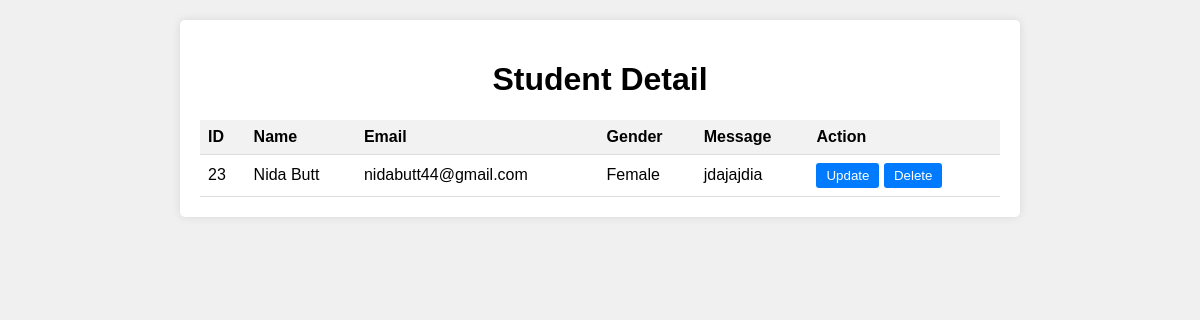
Screenshot of /djangoform/student/23/ with the database file from the repository.
### djangoforms/models.py (models this page shows, shortened)
class Student(models.Model):
    name = models.CharField(max_length=50)
    email = models.EmailField(max_length=254, unique=True)
    gender = models.CharField(max_length=50)
    message = models.TextField(null=True, blank=True)
    class Meta:
        verbose_name = ("Student")
        verbose_name_plural = ("Students")

### djangoforms/views.py (the view)
# urls.py: path('student/<int:id>/',student_detail, name='student_detail'),
def student_detail(request, id):
    student = Student.objects.get(id=id)
    context = {
        'student' : student
    }
    return render(request, 'studentdetail.html', context=context)

### djangoforms/templates/studentdetail.html (shortened to what this page needs)
<!DOCTYPE html>
<html lang="en">
<head>
    {% load static %}
    <link rel="stylesheet" type="text/css" href="{% static 'css/studentdata.css' %}">
</head>
<body>
    <div class="container">
        <h1>Student Detail</h1>
        <table>
            <thead>
                <tr>
                    <th>ID</th>
                    <th>Name</th>
                    <th>Email</th>
                    <th>Gender</th>
                    <th>Message</th>
                    <th>Action</th>
                </tr>
            </thead>
            <tbody>
                <tr>
                    <td>{{ student.id }}</td>
                    <td>{{ student.name }}</td>
                    <td>{{ student.email }}</td>
                    <td>{{ student.gender }}</td>
                    <td>{{ student.message }}</td>
                    <td>
                        <a href="{% url 'student_update' student.id %}"><button>Update</button></a>
                        <a href=""><button>Delete</button></a>
                    </td>
                </tr>
            </tbody>
        </table>
    </div>
</body>
</html>

### static/css/studentdata.css (style rules this page uses)
body { font-family: Arial, sans-serif; margin: 0; padding: 0; background-color: #f0f0f0; }
.container { max-width: 800px; margin: 20px auto; background-color: #fff; padding: 20px; border-radius: 5px; box-shadow: 0 0 10px rgba(0, 0, 0, 0.1); }
h1 { text-align: center; }
table { width: 100%; border-collapse: collapse; }
th, td { padding: 8px; text-align: left; border-bottom: 1px solid #ddd; }
th { background-color: #f2f2f2; }
button { padding: 5px 10px; background-color: #007bff; color: #fff; border: none; cursor: pointer; border-radius: 3px; }

### rows the page displays
Student: id "23", name "Nida Butt", email "nidabutt44@gmail.com", gender "Female", message "jdajajdia"
